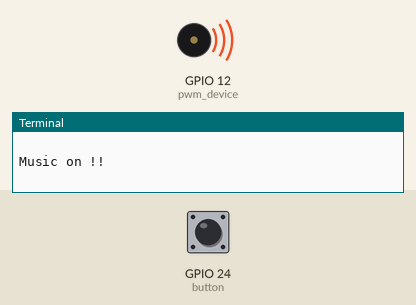
Bench run of a program on a simulated Raspberry Pi (BCM pin numbers). On the bench: buzzer (waves = sounding), the last lines printed to the terminal. The test bench sets the inputs (shaded band); at power-on: GPIO 24 (button) LOW.

Above: at 1.2 s.
1.3 s: GPIO 24 (button) pulled HIGH for 0.15 s
At 1.8 s:
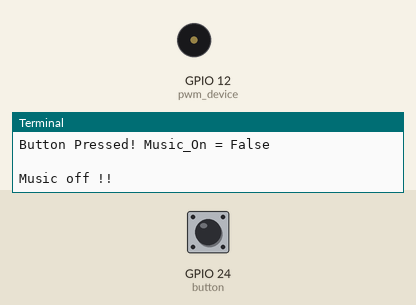
3.0 s: GPIO 24 (button) pulled HIGH for 1 s
At 4.1 s:
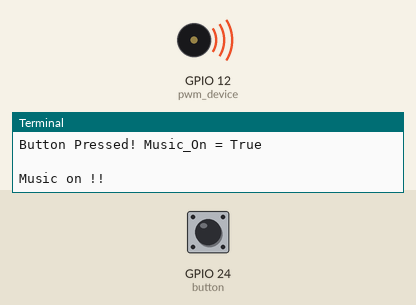
5.5 s: GPIO 24 (button) pulled HIGH for 3.2 s
Timing chart, 0 to 8.5 s (numbered marks = the images above; inputs shaded):
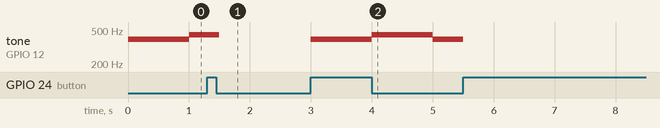

Measured:
- after the input at 1.3 s, tone on GPIO 12 (pwm_device): 440 Hz → silent after 0.20 s
- after the input at 3.0 s, tone on GPIO 12 (pwm_device): silent → 392 Hz at once, → 440 Hz 1.0 s later, → 392 Hz 1.0 s later

The program:

playmusic.py
```python
from time import sleep
from gpiozero import Button
from gpiozero import PWMOutputDevice

button_pin = 24
buzzer_pin = 12
music_on = True

button = Button(button_pin, pull_up=False)

def button_pressed():
    global music_on
    music_on = not music_on
    print(f"Button Pressed! Music_On = {music_on}")

button.when_pressed = button_pressed

tones = [262, 294, 330, 349, 392, 440, 494, 523]
music = [4, 4, 5, 5, 4, 4, 2, 4, 4, 2, 2, 1]
term = [0.5, 0.5, 0.5, 0.5, 0.5, 0.5, 1, 0.5, 0.5, 0.5, 0.5, 1]

def play_music(buzzer_pin):
    pwm_device = PWMOutputDevice(pin=buzzer_pin, frequency=100, initial_value=0.5)

    try:
        while True:
            while not music_on:
                pass
            print("\nMusic on !!")
            for i in range(len(music)):
                if not music_on:
                    print("\nMusic off !!")
                    break
                pwm_device.frequency = tones[music[i]]
                pwm_device.value = 0.5
                sleep(term[i])
                pwm_device.value = 0
    finally:
        pwm_device.close()
        print("I'm Done!!")

play_music(buzzer_pin)
```
